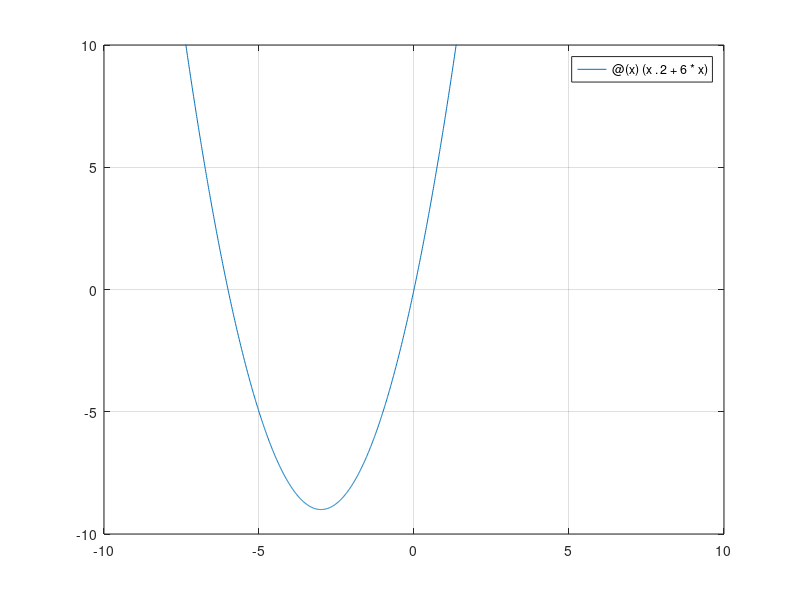

Here is the MATLAB script that generated this plot:
% Script Octave
% Title           :Script para graficar funciones
% Author          :Oscar Eduardo Mendoza Alcantara(XXOSOXX)
% Date            :20211028
% Version         :1
% Usage           :octave>> /path/
%                 :Requiere aplicación octave para utilizar su linea de comandos

% Limpiar variables
clear

% Determinar plano cartesiano
axis([ -10, 10, -10, 10]);

% funcion a plotear
fx = @(x) (x.^2 + 6*x);

% Dibujar funcion

fplot(fx, axis);
grid on;